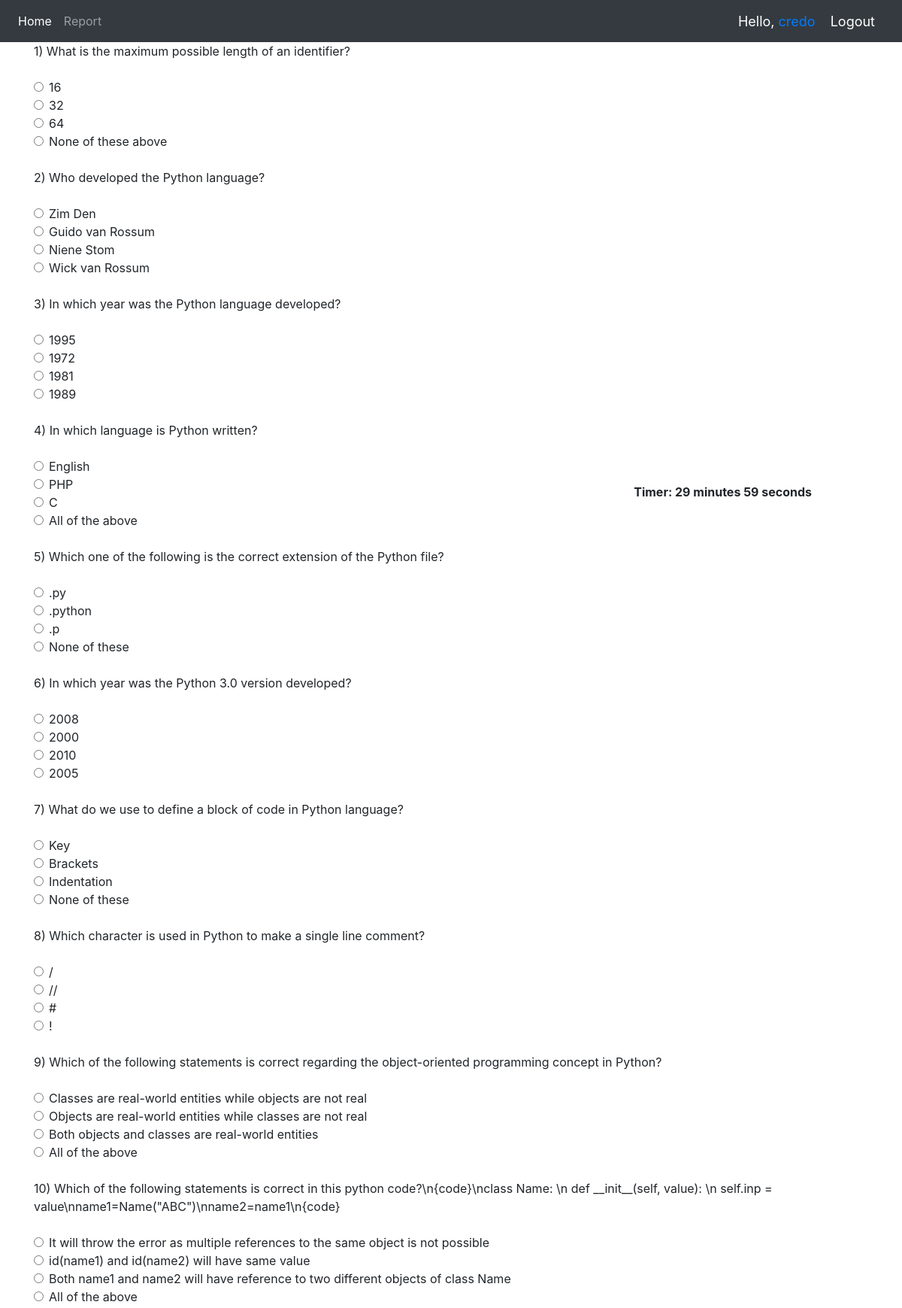
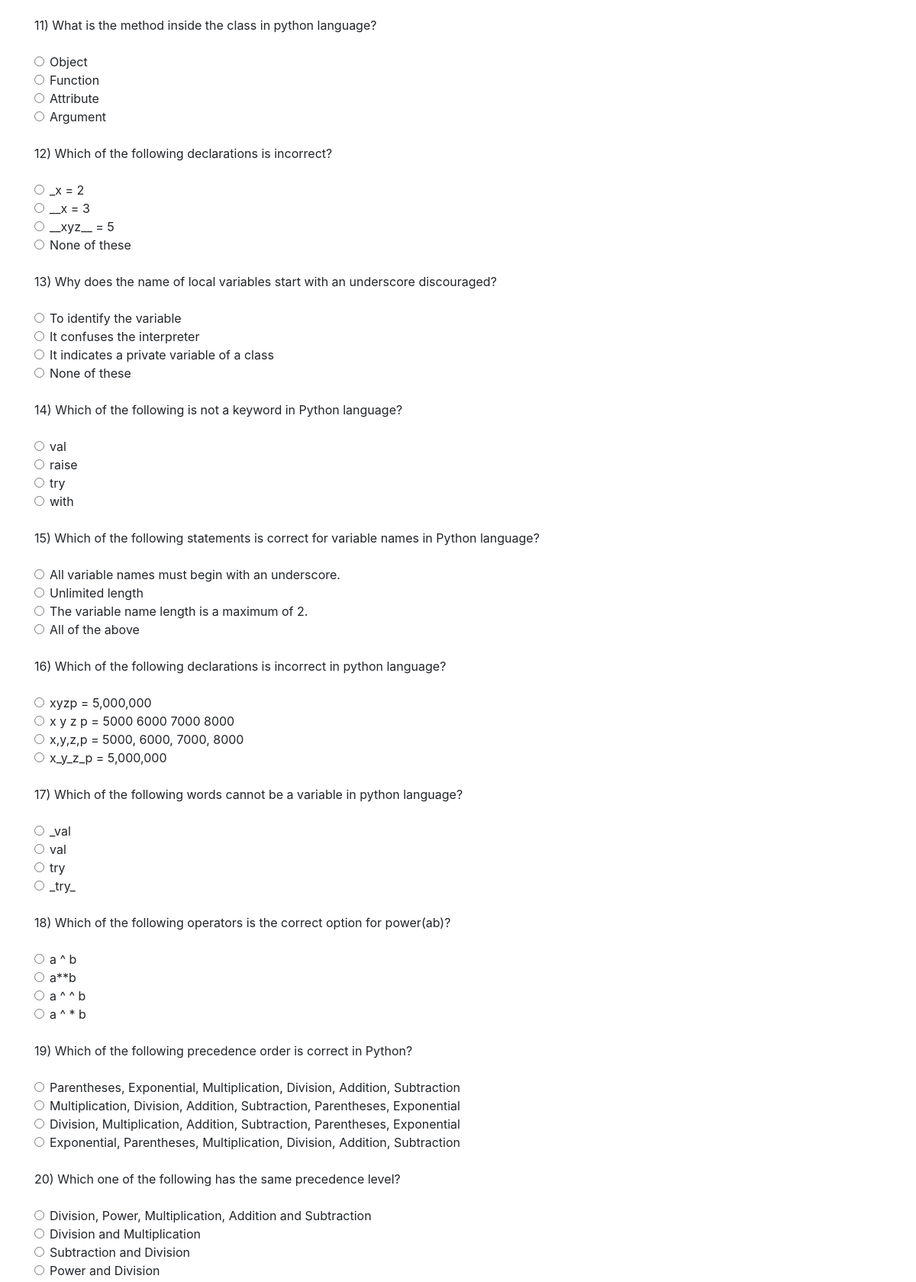
The app's page / (signed in, upper part) with its own data (2 pictures, top to bottom).
### quiz/models.py (models this page shows, shortened)
class Quiz(models.Model):
    q_id = models.AutoField(primary_key=True)
    question = models.TextField(null=False)
    option1 = models.CharField(max_length=100, null=False)
    option2 = models.CharField(max_length=100, null=False)
    option3 = models.CharField(max_length=100, null=False)
    option4 = models.CharField(max_length=100, null=False)
    answer = models.CharField(max_length=4, choices= (('A', 'Option A'), ('B', 'Option B'),
                                                        ('C', 'Option C'), ('D', 'Option D')), null=False)
    class Meta:
        db_table = "quiz"

### quiz/views.py (the view, shortened to what this page needs)
# urls.py: 2. Add a URL to urlpatterns:  path('', views.home, name='home')
def home(request):
    questions = Quiz.objects.all()
    if request.method == "GET":
        return render(request, 'quiz/home.html', {'questions': questions})

### templates/quiz/home.html (shortened to what this page needs)
{% extends 'base.html' %}
{% block page %}
<h1> Welcome to Credo Quiz </h1>
<div align="right" id="displaytimer"><b>Time Left: - Minutes - seconds</b></div>
<form action="" method="post">
    {% for q in questions %}
    <div class="form-group">
        <label for="question">{{ q.question }}</label>
    </div>
    <div class="form-check">
        <input class="form-check-input" type="radio" name="{{q.question}}" id="gridRadio1" value="A">
        <label class="form-check-label" for="gridRadio1">
            {{ q.option1 }}
        </label>
        <br/>
        <input class="form-check-input" type="radio" name="{{q.question}}" id="gridRadio2" value="B">
        <label class="form-check-label" for="gridRadio2">
            {{ q.option2 }}
        </label>
        <br/>
        <input class="form-check-input" type="radio" name="{{q.question}}" id="gridRadio1" value="C">
        <label class="form-check-label" for="gridRadio1">
            {{ q.option3 }}
        </label>
        <br/>
        <input class="form-check-input" type="radio" name="{{q.question}}" id="gridRadio2" value="D">
        <label class="form-check-label" for="gridRadio2">
            {{ q.option4 }}
        </label>
    </div>
    <br/>
    {% endfor %}
</form>
{% endblock %}

### templates/navbar.html (shortened to what this page needs)
{% load static %}
<nav class="navbar navbar-fixed-top navbar-expand-lg navbar-dark bg-dark">
  <div class="collapse navbar-collapse" id="navbarNav">
    <ul class="navbar-nav">
      <li class="nav-item active">
        <a class="nav-link" href="{% url 'home' %}">Home</a>
      </li>
      <li class="nav-item">
        <a class="nav-link" href="{% url 'report' %}">Report</a>
      </li>
    </ul>
  </div>
  <span class="greet">Hello, <a href="{% url 'profile' %}">{{request.user}}</a></span>
  <span ><a  class="greet" href="{% url 'logout' %}">Logout</a></span>
</nav>

### templates/base.html (style rules this page uses)
.navbar { position:fixed; width:100%; z-index: 1000000; }
#displaytimer { position: fixed; top: 15%; right: 10%; }

### templates/navbar.html (style rules this page uses)
.greet { font-size: 18px; color: #fff; margin-right: 20px; }

### records on screen
Quiz: question "1) What is the maximum possible length of an identifier?", option1 "16", option2 "32", option3 "64", option4 "None of these above"
Quiz: question "2) Who developed the Python language?", option1 "Zim Den", option2 "Guido van Rossum", option3 "Niene Stom", option4 "Wick van Rossum"
Quiz: question "3) In which year was the Python language developed?", option1 "1995", option2 "1972", option3 "1981", option4 "1989"
Quiz: question "4) In which language is Python written?", option1 "English", option2 "PHP", option3 "C", option4 "All of the above"
Quiz: question "5) Which one of the following is the correct extension of the Python file?", option1 ".py", option2 ".python", option3 ".p", option4 "None of these"
Quiz: question "6) In which year was the Python 3.0 version developed?", option1 "2008", option2 "2000", option3 "2010", option4 "2005"
Quiz: question "7) What do we use to define a block of code in Python language?", option1 "Key", option2 "Brackets", option3 "Indentation", option4 "None of these"
Quiz: question "8) Which character is used in Python to make a single line comment?", option1 "/", option2 "//", option3 "#", option4 "!"
Quiz: question "9) Which of the following statements is correct regarding the object-oriented programming concept in Python?", option1 "Classes are real-world entities while objects are not real", option2 "Objects are real-world entities while classes are not real", option3 "Both objects and classes are real-world entities", option4 "All of the above"
Quiz: question "10) Which of the following statements is correct in this python code?\\n{code}\\nclass Name: \\n def __init__(self, value): \\n self.inp = value\\nname1=Name(\"ABC\")\\nname2=name1\\n{code}", option1 "It will throw the error as multiple references to the same object is not possible", option2 "id(name1) and id(name2) will have same value", option3 "Both name1 and name2 will have reference to two different objects of class Name", option4 "All of the above"
Quiz: question "11) What is the method inside the class in python language?", option1 "Object", option2 "Function", option3 "Attribute", option4 "Argument"
Quiz: question "12) Which of the following declarations is incorrect?", option1 "_x = 2", option2 "__x = 3", option3 "__xyz__ = 5", option4 "None of these"
Quiz: question "13) Why does the name of local variables start with an underscore discouraged?", option1 "To identify the variable", option2 "It confuses the interpreter", option3 "It indicates a private variable of a class", option4 "None of these"
Quiz: question "14) Which of the following is not a keyword in Python language?", option1 "val", option2 "raise", option3 "try", option4 "with"
Quiz: question "15) Which of the following statements is correct for variable names in Python language?", option1 "All variable names must begin with an underscore.", option2 "Unlimited length", option3 "The variable name length is a maximum of 2.", option4 "All of the above"
Quiz: question "16) Which of the following declarations is incorrect in python language?", option1 "xyzp = 5,000,000", option2 "x y z p = 5000 6000 7000 8000", option3 "x,y,z,p = 5000, 6000, 7000, 8000", option4 "x_y_z_p = 5,000,000"
Quiz: question "17) Which of the following words cannot be a variable in python language?", option1 "_val", option2 "val", option3 "try", option4 "_try_"
Quiz: question "18) Which of the following operators is the correct option for power(ab)?", option1 "a ^ b", option2 "a**b", option3 "a ^ ^ b", option4 "a ^ * b"
Quiz: question "19) Which of the following precedence order is correct in Python?", option1 "Parentheses, Exponential, Multiplication, Division, Addition, Subtraction", option2 "Multiplication, Division, Addition, Subtraction, Parentheses, Exponential", option3 "Division, Multiplication, Addition, Subtraction, Parentheses, Exponential", option4 "Exponential, Parentheses, Multiplication, Division, Addition, Subtraction"
Quiz: question "20) Which one of the following has the same precedence level?", option1 "Division, Power, Multiplication, Addition and Subtraction", option2 "Division and Multiplication", option3 "Subtraction and Division", option4 "Power and Division"

### other values on screen
{{ request.user }} "credo"
